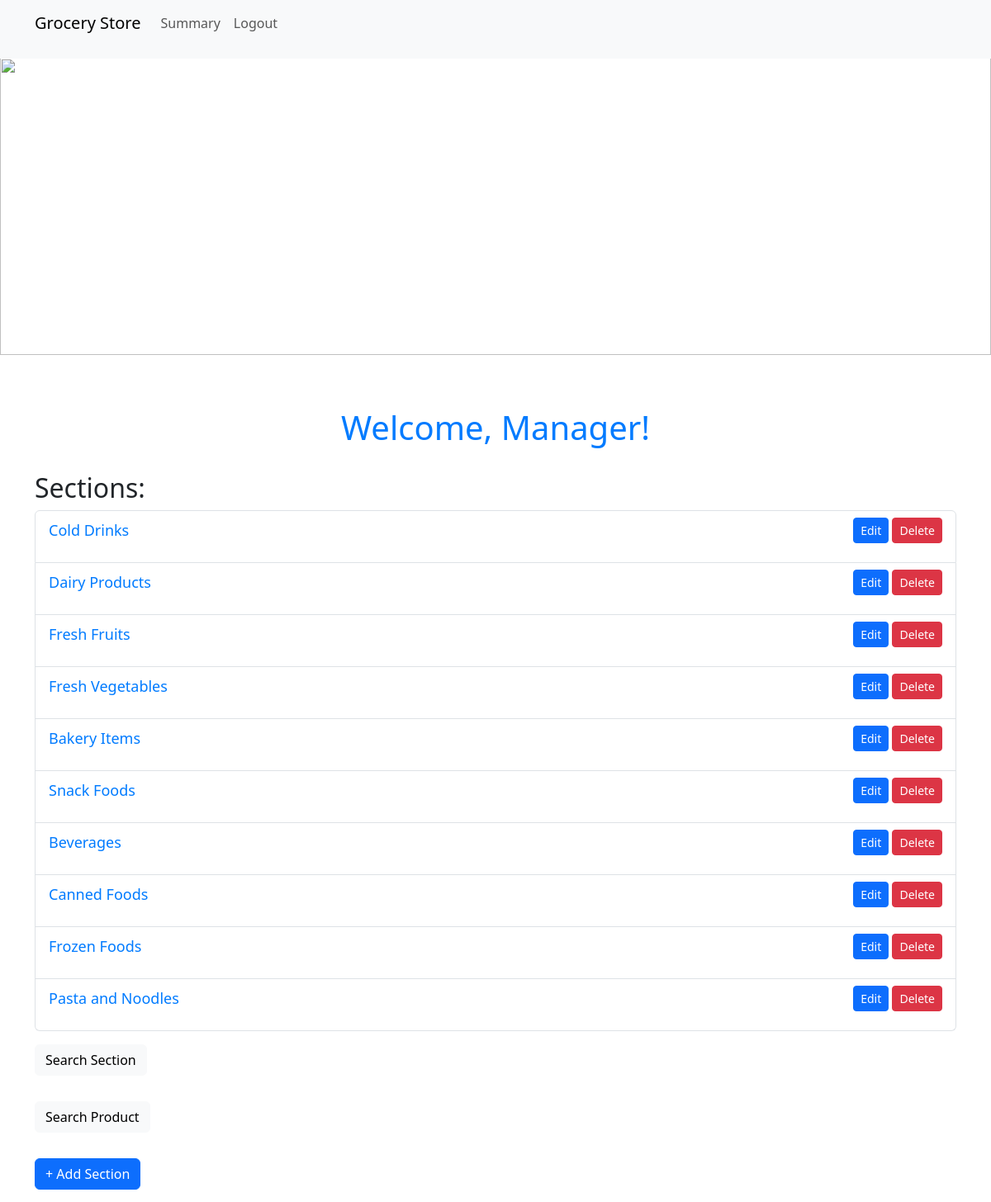
/admin_dashboard (signed in), run on the app's committed database.
### application/models.py (models this page shows)
class Sections(db.Model):
    __tablename__ = "sections"
    section_id = db.Column(db.Integer, primary_key=True, autoincrement=True)
    section_name = db.Column(db.String(200), nullable=False)
    number_of_products = db.Column(db.Integer)

### application/controllers.py (the view)
@app.route('/admin_dashboard', methods=['GET', 'POST'])
@login_required
def admin_dashboard():
    sections = Sections.query.all()
    form = AddSectionForm()
    return render_template('admin_dashboard.html', sections=sections, form=form)

### application/controllers.py (called while the page is built)
@login_manager.user_loader
def load_user(user_id):
    return Users.query.get(int(user_id))

### templates/admin_dashboard.html (shortened to what this page needs)
<!DOCTYPE html>
<html>
<head>
    <link href="https://cdn.jsdelivr.net/npm/bootstrap@5.3.0/dist/css/bootstrap.min.css" rel="stylesheet">
    <link rel="stylesheet" type="text/css" href="{{ url_for('static', filename='styles.css') }}">
</head>
<body>
    {% include 'admin_header.html' %}
    {% include 'banner.html' %}
    <div class="container mt-5">
        <h1>Welcome, Manager!</h1>
        <h2>Sections:</h2>
        <ul class="list-group">
            {% for section in sections %}
            <li class="list-group-item d-flex justify-content-between align-items-center">
                <a href="{{ url_for('manage_products', section_id=section.section_id) }}">{{ section.section_name }}</a>
                <div>
                    <a href="{{ url_for('edit_section', section_id=section.section_id) }}" class="btn btn-primary btn-sm mr-2">Edit</a>
                    <a href="{{ url_for('delete_section', section_id=section.section_id)}}" class="btn btn-danger btn-sm" onclick="return confirm('Are you sure you want to delete this section?')">Delete</a>
                </div>
            </li>
            {% endfor %}
        </ul>
        <p class="mt-3"><a href="{{ url_for('admin_search_section') }}" class="btn btn-light">Search Section</a></p>
        <p><a href="{{ url_for('admin_search_product') }}" class="btn btn-light">Search Product</a></p>
        <div class="mt-3">
            <a href="{{ url_for('add_section') }}" class="btn btn-primary">+ Add Section</a>
        </div>
    </div>
</body>
</html>

### static/styles.css (style rules this page uses)
body { padding-top: 70px; }
h1 { color: #007bff; text-align: center; margin-bottom: 30px; }
a { display: block; text-align: center; font-size: 18px; margin-bottom: 15px; text-decoration: none; color: #007bff; }

### data on the page
Sections: section_name "Cold Drinks"
Sections: section_name "Dairy Products"
Sections: section_name "Fresh Fruits"
Sections: section_name "Fresh Vegetables"
Sections: section_name "Bakery Items"
Sections: section_name "Snack Foods"
Sections: section_name "Beverages"
Sections: section_name "Canned Foods"
Sections: section_name "Frozen Foods"
Sections: section_name "Pasta and Noodles"
